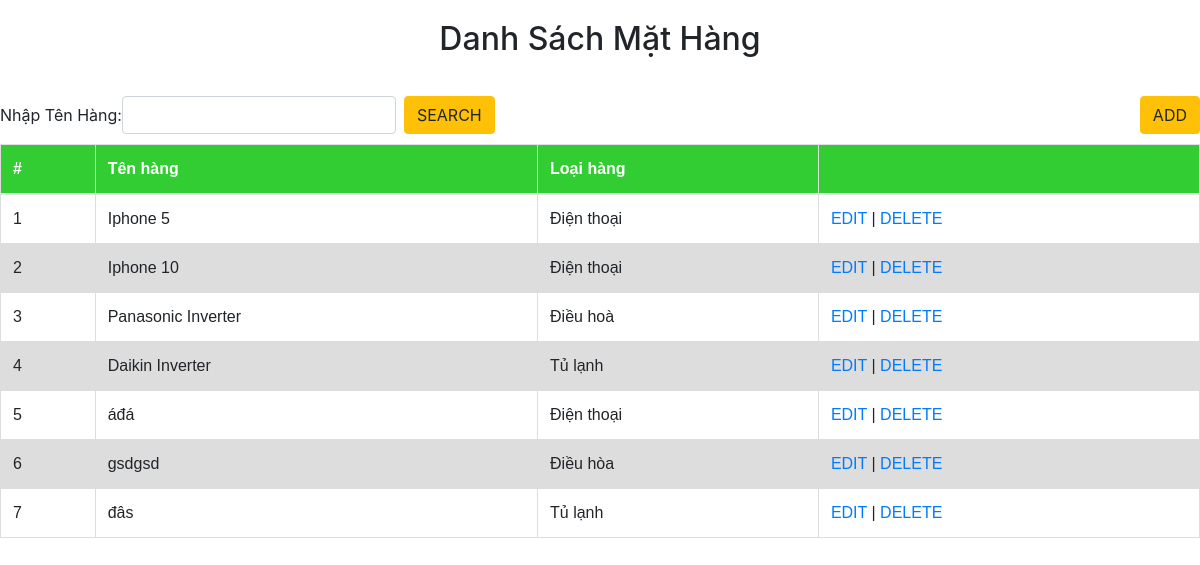
The page / on the database its author committed.
### tables this page shows
CREATE TABLE `products` (
  `id` int(11) NOT NULL,
  `name` varchar(50) DEFAULT NULL,
  `category` varchar(50) DEFAULT NULL,
  `price` int(11) DEFAULT NULL,
  `quantity` int(11) DEFAULT NULL,
  `description` varchar(100) DEFAULT NULL
);

### src/Controllers/ProductController.php (called while the page is built, shortened)
<?php
class ProductController extends BaseController
{
    public function index()
    {
        $products = parent::index();
        include "src/Views/layout/page.php";
    }
}

### src/Controllers/BaseController.php (called while the page is built, shortened)
<?php
class BaseController
{
    protected $model;
    public function __construct($model)
    {
        $this->model = $model;
    }
    public function index()
    {
        return $this->model->getAll();
    }
}

### src/Models/BaseModel.php (called while the page is built, shortened)
<?php
class BaseModel
{
    protected $connect;
    protected $table;
    public function __construct($table)
    {
        $this->table = $table;
        $this->dbConnect = new DBConnect();
        $this->connect = $this->dbConnect->connect();
    }
    public function getAll()
    {
        $sql = "SELECT * FROM $this->table";
        $stmt = $this->connect->query($sql);
        return $stmt->fetchAll();
    }
}

### src/Models/DBConnect.php (called while the page is built, shortened)
<?php
class DBConnect
{
    protected $dsn;
    protected $user;
    protected $password;
    public function __construct()
    {
        $this->dsn = "mysql:host=localhost;dbname=thithuchanh";
        $this->user = "root";
        $this->password = "";
    }
    public function connect()
    {
        try {
            return new PDO($this->dsn, $this->user, $this->password);
        } catch (PDOException $e) {
            echo $e->getMessage();
            exit();
        }
    }
}

### src/Views/layout/page.php (the view, shortened to what this page needs)
<!doctype html>
<html lang="en">
<head>
    <link rel="stylesheet" href="https://maxcdn.bootstrapcdn.com/bootstrap/4.3.1/css/bootstrap.min.css">
</head>
<body>
<h2 style="text-align: center; margin-top: 20px">Danh Sách Mặt Hàng</h2>
<div id="left">
    <form method="get" class="form-inline my-2 my-lg-0">
        <span>Nhập Tên Hàng:</span>
        <input class="form-control mr-sm-2" type="search" value="<?php echo $_REQUEST['search'] ?? '' ?>"
               name="search" aria-label="Search">
        <button class="btn btn-warning" type="submit">SEARCH</button>
    </form>
</div>
<div id="right"><a href="index.php?page=product-create" type="button" class="btn btn-warning">ADD</a></div>
<table class="table">
    <thead>
    <tr>
        <th scope="col">#</th>
        <th scope="col">Tên hàng</th>
        <th scope="col">Loại hàng</th>
        <th scope="col"></th>
    </tr>
    </thead>
    <tbody>
    <?php if (isset($products)) {
        foreach ($products as $key => $product): ?>
            <tr>
                <td><?php echo ++$key ?></td>
                <td><?php echo $product['name'] ?></td>
                <td><?php echo $product['category'] ?></td>
                <td><a href="index.php?page=product-update&id=<?php echo $product['id'] ?>">EDIT</a> |
                    <a href="index.php?page=product-delete&id=<?php echo $product['id'] ?>">DELETE</a>
                </td>
            </tr>
        <?php endforeach;
    } ?>
    </tbody>
</table>
</body>
</html>

### index.php (shortened to what this page needs)
<?php
$productController = new Controllers\ProductController();
$page = $_GET['page'] ?? "";
switch ($page) {
    default:
        if (isset($_GET['search'])) {
            $productController->search($_GET['search']);
        } else {
            $productController->index();
        }
}

### src/Views/layout/page.php (style rules this page uses)
#right { float: right; margin-top: 30px; margin-bottom: 10px; }
#left { float: left; margin-top: 30px; margin-bottom: 10px; }
th { background: limegreen; color: white; }
table { font-family: arial, sans-serif; border-collapse: collapse; width: 100%; }
td, th { border: 1px solid #dddddd; text-align: left; padding: 8px; }
tr:nth-child(even) { background-color: #dddddd; }

### rows shown on the page
products: name "Iphone 5", category "Điện thoại"
products: name "Iphone 10", category "Điện thoại"
products: name "Panasonic Inverter", category "Điều hoà"
products: name "Daikin Inverter", category "Tủ lạnh"
products: name "áđá", category "Điện thoại"
products: name "gsdgsd", category "Điều hòa"
products: name "đâs", category "Tủ lạnh"
